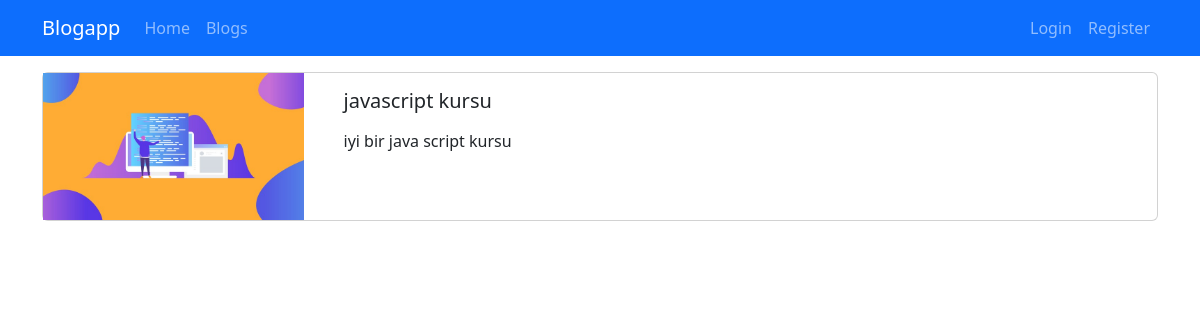
The page /blogs/javascript-kursu on the database its author committed.
### blog/models.py (models this page shows, shortened)
class Blog(models.Model):
    title = models.CharField(max_length=200)
    image = models.ImageField(upload_to="blogs")
    description = RichTextField()
    is_active = models.BooleanField(default=False)
    is_home = models.BooleanField(default=False)
    slug = models.SlugField(null=False, blank=True, unique=True, db_index=True, editable=False)
    categories = models.ManyToManyField(Category, blank=True)

### blog/views.py (the view)
# urls.py: path("blogs/<slug:slug>",views.blog_details, name="blog_details"),
def blog_details(request, slug):
    blog =Blog.objects.get(slug=slug)
    return render(request, "blog/blog-details.html", {
        "blog" : blog
    })

### blog/templates/blog/blog-details.html (shortened to what this page needs)
{% extends "base.html" %}
{% load static %}
{% block content %}
<div class="container mt-3">
    <div class="row">
        <div class="col-12">
            <div class="card mb-3">
                <div class="row">
                    <div class="col-md-3">
                        <img src="{{ blog.image.url }}" alt="" class="img-fluid">
                    </div>
                    <div class="col-md-9">
                        <div class="card-body">
                            <h5 class="card-title">
                                {{ blog.title }}
                            </h5>
                            <p class="card-text">{{ blog.description|safe }}</p>
                        </div>
                    </div>
                </div>
            </div>
        </div>
    </div>
</div>
{% endblock %}

### rows shown on the page
Blog: image (picture), title "javascript kursu", description "iyi bir java script kursu"
